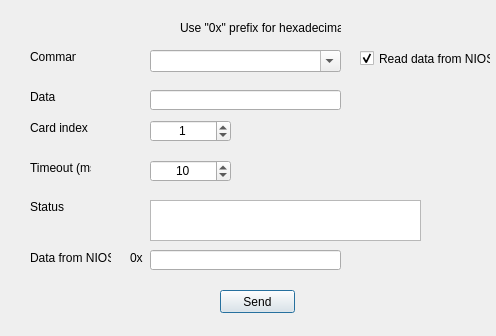
<?xml version="1.0" encoding="UTF-8"?>
<ui version="4.0">
 <class>NiosSpiCmdDialog</class>
 <widget class="QDialog" name="NiosSpiCmdDialog">
  <property name="windowModality">
   <enum>Qt::NonModal</enum>
  </property>
  <property name="geometry">
   <rect>
    <x>0</x>
    <y>0</y>
    <width>496</width>
    <height>336</height>
   </rect>
  </property>
  <property name="windowTitle">
   <string>Send NIOS/SPI command</string>
  </property>
  <property name="modal">
   <bool>false</bool>
  </property>
  <widget class="QLineEdit" name="lineEdit_Data">
   <property name="geometry">
    <rect>
     <x>150</x>
     <y>90</y>
     <width>191</width>
     <height>20</height>
    </rect>
   </property>
  </widget>
  <widget class="QLineEdit" name="lineEdit_DataRead">
   <property name="geometry">
    <rect>
     <x>150</x>
     <y>250</y>
     <width>191</width>
     <height>20</height>
    </rect>
   </property>
   <property name="readOnly">
    <bool>true</bool>
   </property>
  </widget>
  <widget class="QLabel" name="label_Command">
   <property name="geometry">
    <rect>
     <x>30</x>
     <y>50</y>
     <width>46</width>
     <height>13</height>
    </rect>
   </property>
   <property name="text">
    <string>Command</string>
   </property>
  </widget>
  <widget class="QLabel" name="label_Data">
   <property name="geometry">
    <rect>
     <x>30</x>
     <y>90</y>
     <width>46</width>
     <height>13</height>
    </rect>
   </property>
   <property name="text">
    <string>Data</string>
   </property>
  </widget>
  <widget class="QLabel" name="label_Status">
   <property name="geometry">
    <rect>
     <x>30</x>
     <y>200</y>
     <width>46</width>
     <height>13</height>
    </rect>
   </property>
   <property name="text">
    <string>Status</string>
   </property>
  </widget>
  <widget class="QPushButton" name="pushButton_Send">
   <property name="geometry">
    <rect>
     <x>220</x>
     <y>290</y>
     <width>75</width>
     <height>23</height>
    </rect>
   </property>
   <property name="text">
    <string>Send</string>
   </property>
  </widget>
  <widget class="QTextEdit" name="textEdit_Status">
   <property name="geometry">
    <rect>
     <x>150</x>
     <y>200</y>
     <width>271</width>
     <height>41</height>
    </rect>
   </property>
   <property name="readOnly">
    <bool>true</bool>
   </property>
  </widget>
  <widget class="QCheckBox" name="checkBox_ReadData">
   <property name="geometry">
    <rect>
     <x>360</x>
     <y>50</y>
     <width>131</width>
     <height>17</height>
    </rect>
   </property>
   <property name="text">
    <string>Read data from NIOS</string>
   </property>
   <property name="checked">
    <bool>true</bool>
   </property>
  </widget>
  <widget class="QSpinBox" name="spinBox_CardIndex">
   <property name="geometry">
    <rect>
     <x>150</x>
     <y>120</y>
     <width>81</width>
     <height>22</height>
    </rect>
   </property>
   <property name="alignment">
    <set>Qt::AlignCenter</set>
   </property>
   <property name="value">
    <number>1</number>
   </property>
  </widget>
  <widget class="QLabel" name="label_CardIndex">
   <property name="geometry">
    <rect>
     <x>30</x>
     <y>120</y>
     <width>61</width>
     <height>16</height>
    </rect>
   </property>
   <property name="text">
    <string>Card index</string>
   </property>
  </widget>
  <widget class="QSpinBox" name="spinBox_Timeout">
   <property name="geometry">
    <rect>
     <x>150</x>
     <y>160</y>
     <width>81</width>
     <height>22</height>
    </rect>
   </property>
   <property name="alignment">
    <set>Qt::AlignCenter</set>
   </property>
   <property name="maximum">
    <number>1000000</number>
   </property>
   <property name="value">
    <number>10</number>
   </property>
  </widget>
  <widget class="QLabel" name="label_Timeout">
   <property name="geometry">
    <rect>
     <x>30</x>
     <y>160</y>
     <width>61</width>
     <height>16</height>
    </rect>
   </property>
   <property name="text">
    <string>Timeout (ms)</string>
   </property>
  </widget>
  <widget class="QLabel" name="label_DataRead">
   <property name="geometry">
    <rect>
     <x>30</x>
     <y>250</y>
     <width>81</width>
     <height>16</height>
    </rect>
   </property>
   <property name="text">
    <string>Data from NIOS</string>
   </property>
  </widget>
  <widget class="QComboBox" name="comboBox_Cmd">
   <property name="geometry">
    <rect>
     <x>150</x>
     <y>50</y>
     <width>191</width>
     <height>22</height>
    </rect>
   </property>
   <property name="editable">
    <bool>true</bool>
   </property>
  </widget>
  <widget class="QLabel" name="label">
   <property name="geometry">
    <rect>
     <x>180</x>
     <y>20</y>
     <width>161</width>
     <height>16</height>
    </rect>
   </property>
   <property name="text">
    <string>Use &quot;0x&quot; prefix for hexadecimal</string>
   </property>
  </widget>
  <widget class="QLabel" name="label_DataRead_2">
   <property name="geometry">
    <rect>
     <x>130</x>
     <y>250</y>
     <width>16</width>
     <height>16</height>
    </rect>
   </property>
   <property name="text">
    <string>0x</string>
   </property>
  </widget>
 </widget>
 <resources/>
 <connections>
  <connection>
   <sender>pushButton_Send</sender>
   <signal>clicked()</signal>
   <receiver>NiosSpiCmdDialog</receiver>
   <slot>s_SendCmd()</slot>
   <hints>
    <hint type="sourcelabel">
     <x>-1</x>
     <y>-1</y>
    </hint>
    <hint type="destinationlabel">
     <x>799</x>
     <y>399</y>
    </hint>
   </hints>
  </connection>
 </connections>
 <slots>
  <slot>s_SendCmd()</slot>
 </slots>
</ui>
